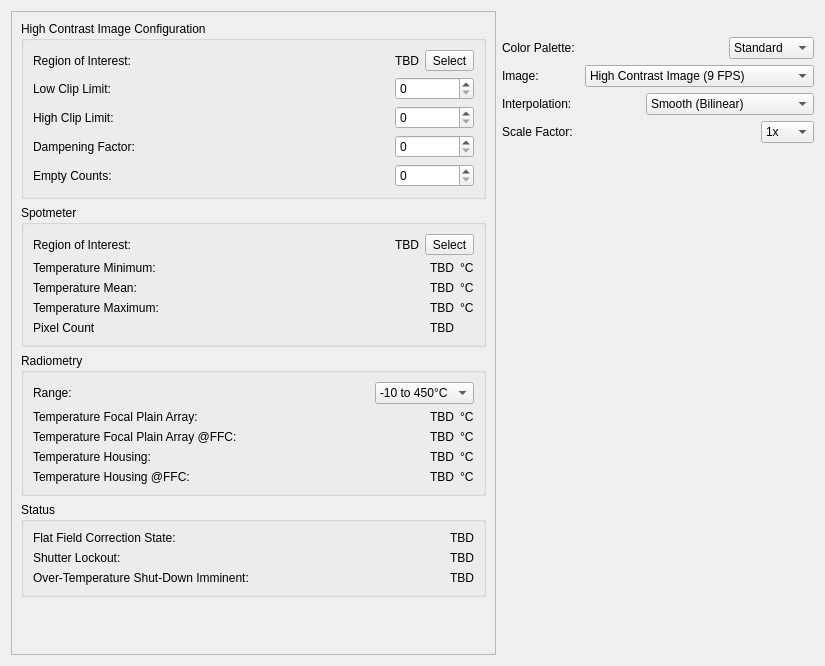
<?xml version="1.0" encoding="UTF-8"?>
<ui version="4.0">
 <class>ThermalImaging</class>
 <widget class="QWidget" name="ThermalImaging">
  <property name="geometry">
   <rect>
    <x>0</x>
    <y>0</y>
    <width>825</width>
    <height>666</height>
   </rect>
  </property>
  <property name="windowTitle">
   <string>Form</string>
  </property>
  <layout class="QHBoxLayout" name="horizontalLayout_6">
   <item>
    <widget class="QScrollArea" name="scrollArea">
     <property name="sizePolicy">
      <sizepolicy hsizetype="Expanding" vsizetype="Expanding">
       <horstretch>1</horstretch>
       <verstretch>0</verstretch>
      </sizepolicy>
     </property>
     <property name="widgetResizable">
      <bool>true</bool>
     </property>
     <widget class="QWidget" name="scrollAreaWidgetContents">
      <property name="geometry">
       <rect>
        <x>0</x>
        <y>0</y>
        <width>386</width>
        <height>682</height>
       </rect>
      </property>
      <layout class="QVBoxLayout" name="verticalLayout_2">
       <item>
        <layout class="QVBoxLayout" name="verticalLayout">
         <item>
          <widget class="QGroupBox" name="high_contrast_groupbox">
           <property name="title">
            <string>High Contrast Image Configuration</string>
           </property>
           <layout class="QGridLayout" name="gridLayout">
            <item row="0" column="0">
             <widget class="QLabel" name="label_2">
              <property name="sizePolicy">
               <sizepolicy hsizetype="Preferred" vsizetype="Preferred">
                <horstretch>1</horstretch>
                <verstretch>0</verstretch>
               </sizepolicy>
              </property>
              <property name="text">
               <string>Region of Interest:</string>
              </property>
             </widget>
            </item>
            <item row="2" column="0">
             <widget class="QLabel" name="label_4">
              <property name="text">
               <string>High Clip Limit:</string>
              </property>
             </widget>
            </item>
            <item row="4" column="0">
             <widget class="QLabel" name="label_5">
              <property name="text">
               <string>Empty Counts:</string>
              </property>
             </widget>
            </item>
            <item row="3" column="0">
             <widget class="QLabel" name="label_3">
              <property name="text">
               <string>Dampening Factor:</string>
              </property>
             </widget>
            </item>
            <item row="4" column="1">
             <widget class="QSpinBox" name="agc_empty_counts_spin">
              <property name="maximum">
               <number>16383</number>
              </property>
             </widget>
            </item>
            <item row="3" column="1">
             <widget class="QSpinBox" name="agc_dampening_factor_spin">
              <property name="maximum">
               <number>256</number>
              </property>
             </widget>
            </item>
            <item row="0" column="1">
             <layout class="QHBoxLayout" name="horizontalLayout_3">
              <item>
               <widget class="QLabel" name="agc_roi_label">
                <property name="text">
                 <string>TBD</string>
                </property>
                <property name="alignment">
                 <set>Qt::AlignRight|Qt::AlignTrailing|Qt::AlignVCenter</set>
                </property>
               </widget>
              </item>
              <item>
               <widget class="QToolButton" name="agc_roi_button">
                <property name="text">
                 <string>Select</string>
                </property>
                <property name="checkable">
                 <bool>true</bool>
                </property>
               </widget>
              </item>
             </layout>
            </item>
            <item row="1" column="1">
             <widget class="QSpinBox" name="agc_clip_limit_low_spin">
              <property name="maximum">
               <number>1024</number>
              </property>
             </widget>
            </item>
            <item row="2" column="1">
             <widget class="QSpinBox" name="agc_clip_limit_high_spin">
              <property name="layoutDirection">
               <enum>Qt::LeftToRight</enum>
              </property>
              <property name="maximum">
               <number>4800</number>
              </property>
             </widget>
            </item>
            <item row="1" column="0">
             <widget class="QLabel" name="label_6">
              <property name="text">
               <string>Low Clip Limit:</string>
              </property>
             </widget>
            </item>
           </layout>
          </widget>
         </item>
         <item>
          <widget class="QGroupBox" name="groupBox_2">
           <property name="title">
            <string>Spotmeter</string>
           </property>
           <layout class="QGridLayout" name="gridLayout_2">
            <item row="1" column="0">
             <widget class="QLabel" name="label_13">
              <property name="text">
               <string>Temperature Minimum:</string>
              </property>
             </widget>
            </item>
            <item row="2" column="0">
             <widget class="QLabel" name="label_11">
              <property name="text">
               <string>Temperature Mean:</string>
              </property>
             </widget>
            </item>
            <item row="3" column="0">
             <widget class="QLabel" name="label_12">
              <property name="text">
               <string>Temperature Maximum:</string>
              </property>
             </widget>
            </item>
            <item row="4" column="0">
             <widget class="QLabel" name="label_14">
              <property name="text">
               <string>Pixel Count</string>
              </property>
             </widget>
            </item>
            <item row="0" column="0" colspan="3">
             <layout class="QHBoxLayout" name="horizontalLayout_7">
              <item>
               <widget class="QLabel" name="label_8">
                <property name="text">
                 <string>Region of Interest:</string>
                </property>
               </widget>
              </item>
              <item>
               <widget class="QLabel" name="spotmeter_roi_label">
                <property name="sizePolicy">
                 <sizepolicy hsizetype="Preferred" vsizetype="Preferred">
                  <horstretch>1</horstretch>
                  <verstretch>0</verstretch>
                 </sizepolicy>
                </property>
                <property name="text">
                 <string>TBD</string>
                </property>
                <property name="alignment">
                 <set>Qt::AlignRight|Qt::AlignTrailing|Qt::AlignVCenter</set>
                </property>
               </widget>
              </item>
              <item>
               <widget class="QToolButton" name="spotmeter_roi_button">
                <property name="text">
                 <string>Select</string>
                </property>
                <property name="checkable">
                 <bool>true</bool>
                </property>
               </widget>
              </item>
             </layout>
            </item>
            <item row="1" column="1">
             <widget class="QLabel" name="spotmeter_minimum_label">
              <property name="text">
               <string>TBD</string>
              </property>
              <property name="alignment">
               <set>Qt::AlignRight|Qt::AlignTrailing|Qt::AlignVCenter</set>
              </property>
             </widget>
            </item>
            <item row="2" column="1">
             <widget class="QLabel" name="spotmeter_mean_label">
              <property name="text">
               <string>TBD</string>
              </property>
              <property name="alignment">
               <set>Qt::AlignRight|Qt::AlignTrailing|Qt::AlignVCenter</set>
              </property>
             </widget>
            </item>
            <item row="3" column="1">
             <widget class="QLabel" name="spotmeter_maximum_label">
              <property name="text">
               <string>TBD</string>
              </property>
              <property name="alignment">
               <set>Qt::AlignRight|Qt::AlignTrailing|Qt::AlignVCenter</set>
              </property>
             </widget>
            </item>
            <item row="4" column="1">
             <widget class="QLabel" name="spotmeter_pixel_count_label">
              <property name="text">
               <string>TBD</string>
              </property>
              <property name="alignment">
               <set>Qt::AlignRight|Qt::AlignTrailing|Qt::AlignVCenter</set>
              </property>
             </widget>
            </item>
            <item row="1" column="2">
             <widget class="QLabel" name="label_19">
              <property name="sizePolicy">
               <sizepolicy hsizetype="Fixed" vsizetype="Preferred">
                <horstretch>0</horstretch>
                <verstretch>0</verstretch>
               </sizepolicy>
              </property>
              <property name="text">
               <string>°C</string>
              </property>
             </widget>
            </item>
            <item row="2" column="2">
             <widget class="QLabel" name="label_21">
              <property name="text">
               <string>°C</string>
              </property>
             </widget>
            </item>
            <item row="3" column="2">
             <widget class="QLabel" name="label_20">
              <property name="text">
               <string>°C</string>
              </property>
             </widget>
            </item>
           </layout>
          </widget>
         </item>
         <item>
          <widget class="QGroupBox" name="groupBox_3">
           <property name="title">
            <string>Radiometry</string>
           </property>
           <layout class="QGridLayout" name="gridLayout_3">
            <item row="1" column="0">
             <widget class="QLabel" name="label_15">
              <property name="text">
               <string>Temperature Focal Plain Array:</string>
              </property>
             </widget>
            </item>
            <item row="2" column="0">
             <widget class="QLabel" name="label_16">
              <property name="text">
               <string>Temperature Focal Plain Array @FFC:</string>
              </property>
             </widget>
            </item>
            <item row="4" column="0">
             <widget class="QLabel" name="label_18">
              <property name="text">
               <string>Temperature Housing @FFC:</string>
              </property>
             </widget>
            </item>
            <item row="3" column="0">
             <widget class="QLabel" name="label_17">
              <property name="text">
               <string>Temperature Housing:</string>
              </property>
             </widget>
            </item>
            <item row="4" column="1">
             <widget class="QLabel" name="temp_housing_ffc_label">
              <property name="text">
               <string>TBD</string>
              </property>
              <property name="alignment">
               <set>Qt::AlignRight|Qt::AlignTrailing|Qt::AlignVCenter</set>
              </property>
             </widget>
            </item>
            <item row="3" column="1">
             <widget class="QLabel" name="temp_housing_label">
              <property name="text">
               <string>TBD</string>
              </property>
              <property name="alignment">
               <set>Qt::AlignRight|Qt::AlignTrailing|Qt::AlignVCenter</set>
              </property>
             </widget>
            </item>
            <item row="2" column="1">
             <widget class="QLabel" name="temp_fpa_ffc_label">
              <property name="text">
               <string>TBD</string>
              </property>
              <property name="alignment">
               <set>Qt::AlignRight|Qt::AlignTrailing|Qt::AlignVCenter</set>
              </property>
             </widget>
            </item>
            <item row="1" column="1">
             <widget class="QLabel" name="temp_fpa_label">
              <property name="text">
               <string>TBD</string>
              </property>
              <property name="alignment">
               <set>Qt::AlignRight|Qt::AlignTrailing|Qt::AlignVCenter</set>
              </property>
             </widget>
            </item>
            <item row="1" column="2">
             <widget class="QLabel" name="label_22">
              <property name="sizePolicy">
               <sizepolicy hsizetype="Fixed" vsizetype="Preferred">
                <horstretch>0</horstretch>
                <verstretch>0</verstretch>
               </sizepolicy>
              </property>
              <property name="text">
               <string>°C</string>
              </property>
             </widget>
            </item>
            <item row="2" column="2">
             <widget class="QLabel" name="label_23">
              <property name="text">
               <string>°C</string>
              </property>
             </widget>
            </item>
            <item row="3" column="2">
             <widget class="QLabel" name="label_24">
              <property name="text">
               <string>°C</string>
              </property>
             </widget>
            </item>
            <item row="4" column="2">
             <widget class="QLabel" name="label_25">
              <property name="text">
               <string>°C</string>
              </property>
             </widget>
            </item>
            <item row="0" column="0" colspan="3">
             <layout class="QHBoxLayout" name="horizontalLayout_8">
              <item>
               <widget class="QLabel" name="label_10">
                <property name="sizePolicy">
                 <sizepolicy hsizetype="Preferred" vsizetype="Preferred">
                  <horstretch>1</horstretch>
                  <verstretch>0</verstretch>
                 </sizepolicy>
                </property>
                <property name="text">
                 <string>Range:</string>
                </property>
               </widget>
              </item>
              <item>
               <widget class="QComboBox" name="resolution_box">
                <item>
                 <property name="text">
                  <string>-10 to 450°C</string>
                 </property>
                </item>
                <item>
                 <property name="text">
                  <string>-10 to 140°C</string>
                 </property>
                </item>
               </widget>
              </item>
             </layout>
            </item>
           </layout>
          </widget>
         </item>
         <item>
          <widget class="QGroupBox" name="groupBox">
           <property name="title">
            <string>Status</string>
           </property>
           <layout class="QGridLayout" name="gridLayout_4">
            <item row="0" column="0">
             <layout class="QHBoxLayout" name="horizontalLayout_2"/>
            </item>
            <item row="1" column="0">
             <layout class="QHBoxLayout" name="horizontalLayout_9">
              <item>
               <widget class="QLabel" name="label_27">
                <property name="text">
                 <string>Flat Field Correction State:</string>
                </property>
               </widget>
              </item>
              <item>
               <widget class="QLabel" name="ffc_state_label">
                <property name="text">
                 <string>TBD</string>
                </property>
                <property name="alignment">
                 <set>Qt::AlignRight|Qt::AlignTrailing|Qt::AlignVCenter</set>
                </property>
               </widget>
              </item>
             </layout>
            </item>
            <item row="2" column="0">
             <layout class="QHBoxLayout" name="horizontalLayout_10">
              <item>
               <widget class="QLabel" name="label_28">
                <property name="text">
                 <string>Shutter Lockout:</string>
                </property>
               </widget>
              </item>
              <item>
               <widget class="QLabel" name="shutter_lockout_label">
                <property name="sizePolicy">
                 <sizepolicy hsizetype="Preferred" vsizetype="Preferred">
                  <horstretch>1</horstretch>
                  <verstretch>0</verstretch>
                 </sizepolicy>
                </property>
                <property name="text">
                 <string>TBD</string>
                </property>
                <property name="alignment">
                 <set>Qt::AlignRight|Qt::AlignTrailing|Qt::AlignVCenter</set>
                </property>
               </widget>
              </item>
             </layout>
            </item>
            <item row="3" column="0">
             <layout class="QHBoxLayout" name="horizontalLayout_11">
              <item>
               <widget class="QLabel" name="label_29">
                <property name="text">
                 <string>Over-Temperature Shut-Down Imminent:</string>
                </property>
               </widget>
              </item>
              <item>
               <widget class="QLabel" name="overtemp_label">
                <property name="text">
                 <string>TBD</string>
                </property>
                <property name="alignment">
                 <set>Qt::AlignRight|Qt::AlignTrailing|Qt::AlignVCenter</set>
                </property>
               </widget>
              </item>
             </layout>
            </item>
           </layout>
          </widget>
         </item>
         <item>
          <spacer name="verticalSpacer_3">
           <property name="orientation">
            <enum>Qt::Vertical</enum>
           </property>
           <property name="sizeHint" stdset="0">
            <size>
             <width>20</width>
             <height>40</height>
            </size>
           </property>
          </spacer>
         </item>
        </layout>
       </item>
      </layout>
     </widget>
    </widget>
   </item>
   <item>
    <layout class="QVBoxLayout" name="thermal_image_layout">
     <item>
      <layout class="QHBoxLayout" name="horizontalLayout_5">
       <item>
        <widget class="QLabel" name="temperature_min">
         <property name="text">
          <string/>
         </property>
        </widget>
       </item>
       <item>
        <spacer name="horizontalSpacer_4">
         <property name="orientation">
          <enum>Qt::Horizontal</enum>
         </property>
         <property name="sizeHint" stdset="0">
          <size>
           <width>40</width>
           <height>20</height>
          </size>
         </property>
        </spacer>
       </item>
       <item>
        <widget class="QLabel" name="temperature_max">
         <property name="text">
          <string/>
         </property>
        </widget>
       </item>
      </layout>
     </item>
     <item>
      <layout class="QGridLayout" name="gridLayout_5"/>
     </item>
     <item>
      <layout class="QHBoxLayout" name="horizontalLayout">
       <item>
        <widget class="QLabel" name="label">
         <property name="text">
          <string>Color Palette:</string>
         </property>
        </widget>
       </item>
       <item>
        <spacer name="horizontalSpacer_2">
         <property name="orientation">
          <enum>Qt::Horizontal</enum>
         </property>
         <property name="sizeHint" stdset="0">
          <size>
           <width>40</width>
           <height>20</height>
          </size>
         </property>
        </spacer>
       </item>
       <item>
        <widget class="QComboBox" name="color_palette_box">
         <item>
          <property name="text">
           <string>Standard</string>
          </property>
         </item>
         <item>
          <property name="text">
           <string>Greyscale</string>
          </property>
         </item>
         <item>
          <property name="text">
           <string>Hot Cold</string>
          </property>
         </item>
        </widget>
       </item>
      </layout>
     </item>
     <item>
      <layout class="QHBoxLayout" name="horizontalLayout_4">
       <item>
        <widget class="QLabel" name="label_9">
         <property name="text">
          <string>Image:</string>
         </property>
        </widget>
       </item>
       <item>
        <spacer name="horizontalSpacer">
         <property name="orientation">
          <enum>Qt::Horizontal</enum>
         </property>
         <property name="sizeHint" stdset="0">
          <size>
           <width>40</width>
           <height>20</height>
          </size>
         </property>
        </spacer>
       </item>
       <item>
        <widget class="QComboBox" name="image_combo">
         <item>
          <property name="text">
           <string>High Contrast Image (9 FPS)</string>
          </property>
         </item>
         <item>
          <property name="text">
           <string>Linear Temperature Image (4.5 FPS)</string>
          </property>
         </item>
        </widget>
       </item>
      </layout>
     </item>
     <item>
      <layout class="QHBoxLayout" name="horizontalLayout_13">
       <item>
        <widget class="QLabel" name="label_26">
         <property name="text">
          <string>Interpolation:</string>
         </property>
        </widget>
       </item>
       <item>
        <spacer name="horizontalSpacer_5">
         <property name="orientation">
          <enum>Qt::Horizontal</enum>
         </property>
         <property name="sizeHint" stdset="0">
          <size>
           <width>40</width>
           <height>20</height>
          </size>
         </property>
        </spacer>
       </item>
       <item>
        <widget class="QComboBox" name="combo_interpolation">
         <item>
          <property name="text">
           <string>Smooth (Bilinear)</string>
          </property>
         </item>
         <item>
          <property name="text">
           <string>None (Nearest Neighbor)</string>
          </property>
         </item>
        </widget>
       </item>
      </layout>
     </item>
     <item>
      <layout class="QHBoxLayout" name="horizontalLayout_12">
       <item>
        <widget class="QLabel" name="label_7">
         <property name="text">
          <string>Scale Factor:</string>
         </property>
        </widget>
       </item>
       <item>
        <spacer name="horizontalSpacer_3">
         <property name="orientation">
          <enum>Qt::Horizontal</enum>
         </property>
         <property name="sizeHint" stdset="0">
          <size>
           <width>40</width>
           <height>20</height>
          </size>
         </property>
        </spacer>
       </item>
       <item>
        <widget class="QComboBox" name="combo_scale_factor">
         <item>
          <property name="text">
           <string>1x</string>
          </property>
         </item>
         <item>
          <property name="text">
           <string>1.5x</string>
          </property>
         </item>
         <item>
          <property name="text">
           <string>2x</string>
          </property>
         </item>
         <item>
          <property name="text">
           <string>2.5x</string>
          </property>
         </item>
         <item>
          <property name="text">
           <string>3x</string>
          </property>
         </item>
        </widget>
       </item>
      </layout>
     </item>
     <item>
      <spacer name="verticalSpacer">
       <property name="orientation">
        <enum>Qt::Vertical</enum>
       </property>
       <property name="sizeHint" stdset="0">
        <size>
         <width>20</width>
         <height>40</height>
        </size>
       </property>
      </spacer>
     </item>
    </layout>
   </item>
  </layout>
  <zorder>scrollArea</zorder>
  <zorder></zorder>
  <zorder></zorder>
 </widget>
 <resources/>
 <connections/>
</ui>
